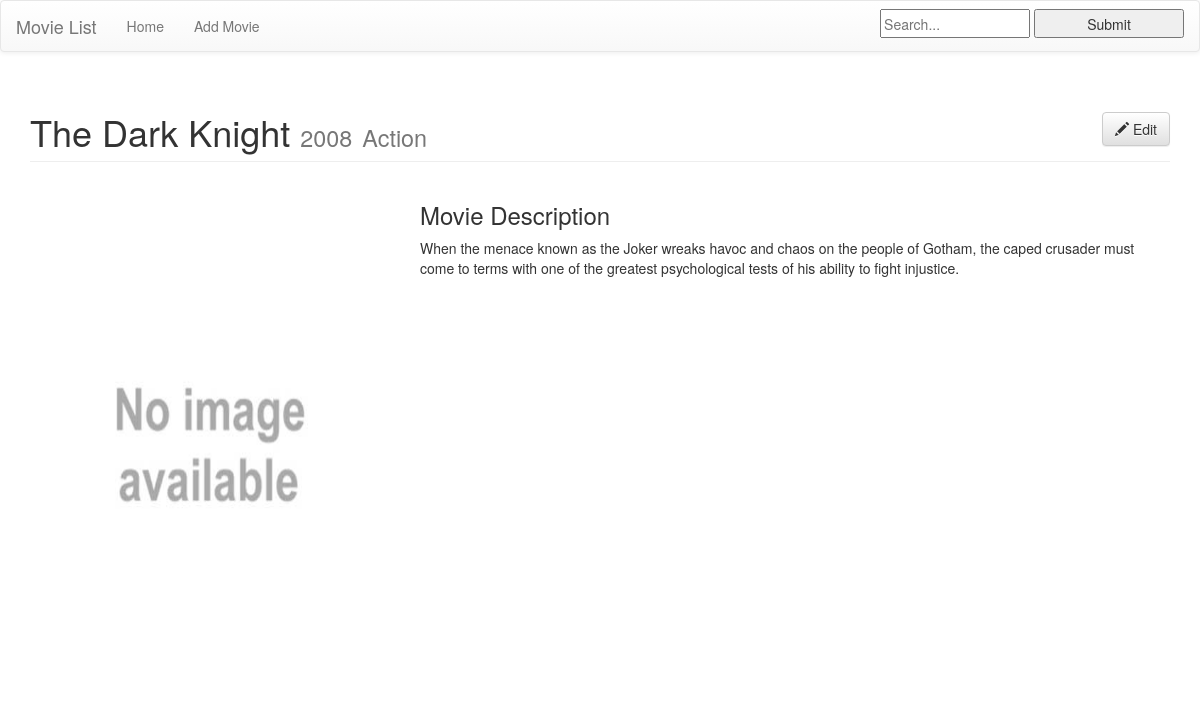
Screenshot of /3/ with the database file from the repository.
### movie_list/models.py (models this page shows, shortened)
class Movie(models.Model):
    MPAA_RATINGS = (
        ('G', 'G'),
        ('PG', 'PG'),
        ('PG-13', 'PG-13'),
        ('R', 'R'),
        ('NC-17', "NC-17"),
        ('N/A', "Not Available"),
    )
    movie_name = models.CharField(max_length=150)
    release_date = models.IntegerField(
        validators=[
            MaxValueValidator(2100),
            MinValueValidator(1880)
        ],
        default=datetime.datetime.now().year
    )
    movie_poster = models.ImageField(
        upload_to="poster")
    movie_description = models.TextField()
    mpaa_rating = models.CharField(max_length=5,
                                   choices=MPAA_RATINGS, default='N/A')
    imdb_rating = models.FloatField(
        validators=[
            MaxValueValidator(10),
            MinValueValidator(0)
        ],
    )
    genre_id = models.ManyToManyField(Genre)
    def image_url(self):
        if self.movie_poster and hasattr(self.movie_poster, 'url'):
            return self.movie_poster.url
        else:
            return 'images/poster/default.jpg'
    def get_genre(self):
        genre_list = []
        for g in self.genre_id.all():
            genre_list.append(str(g))
        return genre_list

class Genre(models.Model):
    genre_name = models.CharField(max_length=100)
    genre_description = models.TextField(max_length=300, blank=True)
    def __str__(self):
        return self.genre_name

### movie_list/views.py (the view)
# urls.py: url(r'^(?P<pk>[0-9]+)/$', views.movie_detail),
def movie_detail(request, pk):
    movie = get_object_or_404(Movie, pk=pk)
    return render(request, 'movie_list/movie_detail.html', {'movie': movie, 'genre': movie.get_genre()})

### movie_list/templates/movie_list/movie_detail.html
{% extends 'movie_list/base.html' %}
{% block content %}
		<div class="container">
        <div class="row">
            <div class="col-lg-12">
                <h1 class="page-header">{{movie.movie_name}}
                	<small>{{movie.release_date}}</small>
                	{% for gen in genre %}
                		<small>{{ gen }}</small>
                	{% endfor %}
                	<a class="btn btn-default pull-right" href="{% url 'movie_list.views.movie_edit' pk=movie.pk %}"><span class="glyphicon glyphicon-pencil"></span>  Edit</a>
                </h1>
            </div>
        </div>
        <div class="row">
            <div class="col-md-4">
                <img class="img-responsive" src="{{movie.image_url}}" alt="{{movie.movie_name}}"
                 style="height: 500px; display: block;">
            </div>
            <div class="col-md-8">
                <h3>Movie Description</h3>
                <p>{{movie.movie_description}}</p>
            </div>
        </div>
{% endblock %}

### static/css/movie_list.css (style rules this page uses)
.img-responsive { height:100px; }

### rows the page displays
Movie: movie_name "The Dark Knight", release_date "2008", movie_description "When the menace known as the Joker wreaks havoc and chaos on the people of Gotham, the caped crusader must come to terms with one of the greatest psychological tests of his ability to fight injustice."
Genre: genre "Action"
